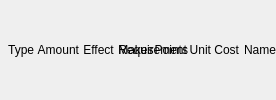
             <widget class="QWidget" name="ItemSlotsHeader" >
              <layout class="QGridLayout" >
               <property name="margin" >
                <number>0</number>
               </property>
               <property name="spacing" >
                <number>0</number>
               </property>
               <item row="0" column="0" >
                <spacer>
                 <property name="orientation" >
                  <enum>Qt::Horizontal</enum>
                 </property>
                 <property name="sizeType" >
                  <enum>QSizePolicy::Minimum</enum>
                 </property>
                 <property name="sizeHint" >
                  <size>
                   <width>5</width>
                   <height>5</height>
                  </size>
                 </property>
                </spacer>
               </item>
               <item row="0" column="1" >
                <widget class="QLabel" name="LabelGemType" >
                 <property name="text" >
                  <string> Type</string>
                 </property>
                </widget>
               </item>
               <item row="0" column="2" >
                <widget class="QLabel" name="LabelGemAmount" >
                 <property name="text" >
                  <string> Amount</string>
                 </property>
                </widget>
               </item>
               <item row="0" column="3" >
                <widget class="QLabel" name="LabelGemEffect" >
                 <property name="text" >
                  <string> Effect</string>
                 </property>
                </widget>
               </item>
               <item row="0" column="4" >
                <widget class="QLabel" name="LabelGemMakes" >
                 <property name="text" >
                  <string> Makes</string>
                 </property>
                </widget>
               </item>
               <item row="0" column="4" colspan="3" >
                <widget class="QLabel" name="LabelRequirement" >
                 <property name="text" >
                  <string> Requirement</string>
                 </property>
                </widget>
               </item>
               <item row="0" column="5" >
                <widget class="QLabel" name="LabelGemPoints" >
                 <property name="text" >
                  <string>Points</string>
                 </property>
                 <property name="alignment" >
                  <set>Qt::AlignRight|Qt::AlignTrailing|Qt::AlignVCenter</set>
                 </property>
                </widget>
               </item>
               <item row="0" column="6" >
                <widget class="QLabel" name="LabelGemCost" >
                 <property name="text" >
                  <string>Unit Cost</string>
                 </property>
                 <property name="alignment" >
                  <set>Qt::AlignRight|Qt::AlignTrailing|Qt::AlignVCenter</set>
                 </property>
                </widget>
               </item>
               <item row="0" column="7" >
                <spacer>
                 <property name="orientation" >
                  <enum>Qt::Horizontal</enum>
                 </property>
                 <property name="sizeType" >
                  <enum>QSizePolicy::Minimum</enum>
                 </property>
                 <property name="sizeHint" >
                  <size>
                   <width>5</width>
                   <height>1</height>
                  </size>
                 </property>
                </spacer>
               </item>
               <item row="0" column="8" >
                <widget class="QLabel" name="LabelGemName" >
                 <property name="text" >
                  <string>Name</string>
                 </property>
                </widget>
               </item>
              </layout>
             </widget>
